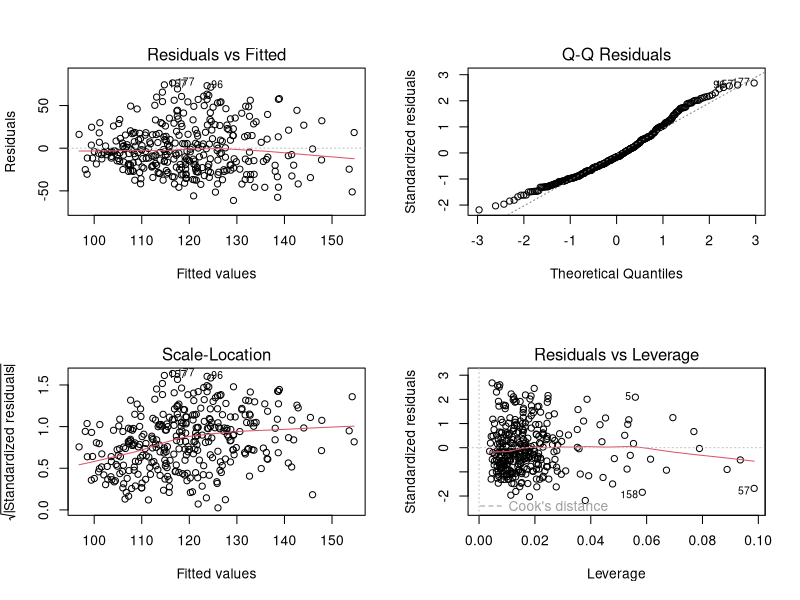

Recreate this plot in R.
## ---- chunk 1
library(MASS)
library(lmtest)
fit = lm(glu ~ npreg + bp + skin + bmi + age, data = Pima.te)
par(mfrow=c(2,2))
plot(fit)
summary(fit)
## ---- chunk 2
summary(fit)$r.squared
## ---- chunk 3
shapiro.test(fit$residuals)
## ---- chunk 4
bptest(fit)
## ---- chunk 5
dwtest(fit)
## ---- chunk 6
n = 332
p = 6
lmi = lm.influence(fit)
lms = summary(fit)
e <- resid(fit)
s <-lms$sigma
si <-lmi$sigma
xxi <-diag(lms$cov.unscaled)
h <-lmi$hat
bi <- coef(fit)-t(coef(lmi))
dfbetas <- bi/t(si%o%xxi^0.5)
stand.resid <- e/(s*(1-h)^0.5)
student.resid <- e/(si*(1-h)^0.5)
DFFITS <- h^0.5*e/(si*(1-h))
## ---- chunk 7
## check outliers
# p = 6 
# n = 332
abs(max(student.resid)) > qt(0.05/(2*n), n-p-2)
library(car)
outlierTest(fit)
## ---- chunk 8
## check outliers
h[h > 2* p / n]
## ---- chunk 9
## use cook's distance(a aggregrate measure of influence)
which(cooks.distance(fit)>qf(0.05, p+1, n-p-1))
## ---- chunk 10
DFFITS[which(abs(DFFITS) > 2*sqrt((p+1)/n))]
## ---- chunk 11
which(dfbetas(fit)[,1] > 2 / sqrt(n)) # influtial points on 1st coefficient (Intercept)
which(dfbetas(fit)[,2] > 2 / sqrt(n)) # influtial points on 2nd coefficient (npreg)
which(dfbetas(fit)[,3] > 2 / sqrt(n)) # influtial points on 3rd coefficient (bp)
which(dfbetas(fit)[,4] > 2 / sqrt(n)) # influtial points on 4th coefficient (skin)
which(dfbetas(fit)[,5] > 2 / sqrt(n)) # influtial points on 5th coefficient (bmi)
which(dfbetas(fit)[,6] > 2 / sqrt(n)) # influtial points on 6th coefficient (age)
